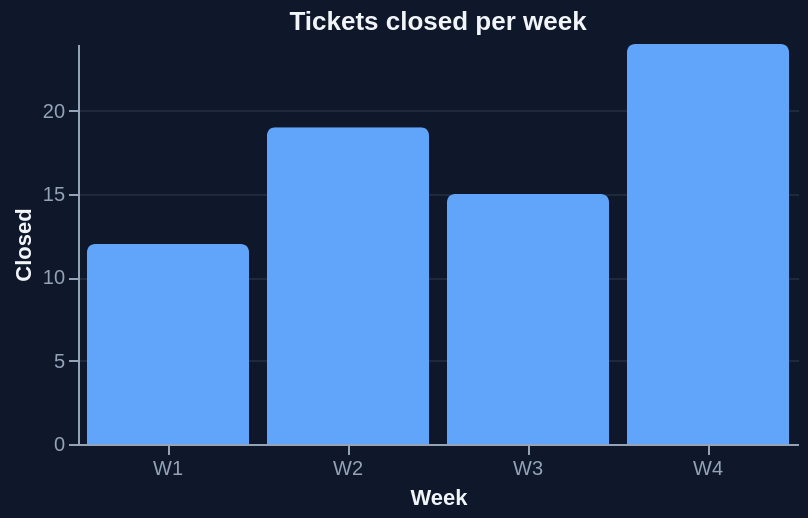

Express this chart as Vega-Lite.
### Vega-Lite specification from a JSON file in a GitHub repository (floating-point values rounded to 4 significant figures)
{"$schema": "https://vega.github.io/schema/vega-lite/v5.json", "width": 360, "height": 200, "title": "Tickets closed per week", "config": {"background": "#0F172A", "range": {"category": ["#60A5FA", "#FBBF24", "#94A3B8", "#F1F5F9"]}, "axis": {"labelColor": "#94A3B8", "titleColor": "#F1F5F9", "domainColor": "#94A3B8", "tickColor": "#94A3B8", "gridColor": "#1E293B"}, "title": {"color": "#F1F5F9"}, "view": {"stroke": "transparent"}}, "data": {"values": [{"week": "W1", "closed": 12}, {"week": "W2", "closed": 19}, {"week": "W3", "closed": 15}, {"week": "W4", "closed": 24}]}, "mark": {"type": "bar", "color": "#60A5FA", "cornerRadiusEnd": 4}, "encoding": {"x": {"field": "week", "type": "nominal", "title": "Week", "axis": {"labelAngle": 0}}, "y": {"field": "closed", "type": "quantitative", "title": "Closed"}}}
